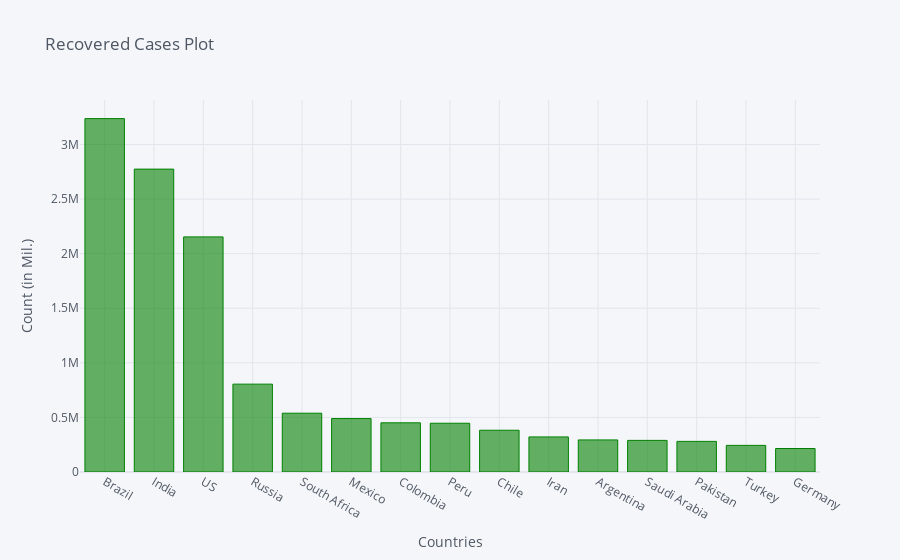

Write notebook code for a chart like this one.
### Code cell
recovered_df2_plot.iplot(kind='bar', x='Country/Region', y='8/30/20',color='green',
                         title='Recovered Cases Plot',xTitle='Countries',yTitle='Count (in Mil.)')

### Figure 1 — Plotly figure (JSON) as saved in the notebook; plotly's stock layout.template omitted (floating-point values rounded to 4 significant figures)
{"data": [{"marker": {"color": "rgba(0, 128, 0, 0.6)", "line": {"color": "rgba(0, 128, 0, 1.0)", "width": 1}}, "name": "8/30/20", "orientation": "v", "text": "", "type": "bar", "x": ["Brazil", "India", "US", "Russia", "South Africa", "Mexico", "Colombia", "Peru", "Chile", "Iran", "Argentina", "Saudi Arabia", "Pakistan", "Turkey", "Germany"], "y": [3237615, 2774801, 2153939, 804941, 538604, 489724, 450609, 446675, 382584, 321421, 294007, 289667, 280547, 243839, 215283]}], "layout": {"legend": {"bgcolor": "#F5F6F9", "font": {"color": "#4D5663"}}, "paper_bgcolor": "#F5F6F9", "plot_bgcolor": "#F5F6F9", "title": {"font": {"color": "#4D5663"}, "text": "Recovered Cases Plot"}, "xaxis": {"gridcolor": "#E1E5ED", "showgrid": true, "tickfont": {"color": "#4D5663"}, "title": {"font": {"color": "#4D5663"}, "text": "Countries"}, "zerolinecolor": "#E1E5ED"}, "yaxis": {"gridcolor": "#E1E5ED", "showgrid": true, "tickfont": {"color": "#4D5663"}, "title": {"font": {"color": "#4D5663"}, "text": "Count (in Mil.)"}, "zerolinecolor": "#E1E5ED"}}}
